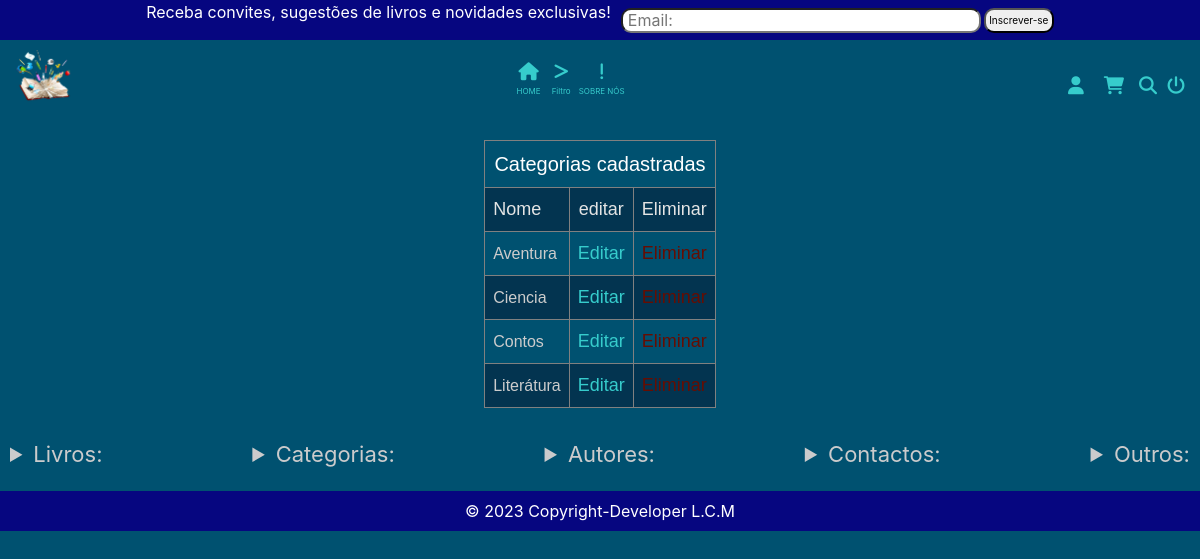
Screenshot of /categorias/cadastrados with the database file from the repository.
### tables this page shows
CREATE TABLE `categoria` (
  `id_categoria` int(6) NOT NULL,
  `nome` varchar(30) NOT NULL
);

### app/Controllers/Categorias.php (called while the page is built, shortened)
<?php
class Categorias extends Controller{
    public function __construct()
    {
        $this->categoriaModel = $this->model('Categoria');
    }
    public function cadastrados(){
        $dados = [
            'categorias' => $this->categoriaModel->lerCategorias()
        ];
        $this->view('categorias/cadastrados', $dados);
    }
}

### app/Libraries/Rota.php (called while the page is built, shortened)
<?php
class Rota{
    private $metodo = 'index';
    public function __construct()
    {
        $url = $this->url() ? $this->url() : [0];
        if(file_exists('../app/Controllers/'.ucwords($url[0]).'.php')):
            unset($url[0]);
        endif;
        $this->controlador = new $this->controlador;
        if(isset($url[1])):
            if(method_exists($this->controlador, $url[1])):
                $this->metodo = $url[1];
                unset($url[1]);
            endif;
        endif;
        $this->parametros = $url ? array_values($url) : [];
        call_user_func_array([$this->controlador, $this->metodo], $this->parametros);
    }
    private function url(){
        $url = filter_input(INPUT_GET,'url', FILTER_SANITIZE_URL);
        if(isset($url)):
            $url = trim(rtrim($url,'/'));
            $url = explode('/', $url);
            return $url;
        endif;
    }
}

### app/Libraries/Database.php (called while the page is built, shortened)
<?php
class Database {
    private $host = DB['HOST'];
    private $usuario = DB['USUARIO'];
    private $senha = DB['SENHA'];
    private $banco = DB['BANCO'];
    private $porta = DB['PORTA'];
    private $dbh;
    private $stmt;
    public function __construct()
    {
        $dsn = 'mysql:host='.$this->host.';port='.$this->porta.';dbname='.$this->banco;
        $opcoes = [
            PDO::ATTR_PERSISTENT => true,
            PDO::ATTR_ERRMODE => PDO::ERRMODE_EXCEPTION
        ];
        try {
            $this->dbh = new PDO($dsn, $this->usuario, $this->senha, $opcoes);
        } catch (PDOException $e) {
            print "Error!: ".$e->getMessage() . "<br/>";
            die();
        }
    }
    public function query($sql){
        $this->stmt = $this->dbh->prepare($sql);
    }
    public function executa(){
        return $this->stmt->execute();
    }
    public function resultados(){
        $this->executa();
        return $this->stmt->fetchAll(PDO::FETCH_OBJ);
    }
}

### app/Models/Categoria.php (called while the page is built, shortened)
<?php
class Categoria{
    private $db;
    public function __construct()
    {
        $this->db = new Database();
    }
    public function lerCategorias(){
        $this->db->query("SELECT * FROM categoria order by nome");
        return $this->db->resultados();
    }
}

### app/autoload.php (called while the page is built, shortened)
<?php
spl_autoload_register(function ($classe){
    $diretorios = [
        'Libraries',
        'Helpers'
    ];
    foreach($diretorios as $diretorio):
        $arquivo = (__DIR__.DIRECTORY_SEPARATOR.$diretorio.DIRECTORY_SEPARATOR.$classe.'.php');
    endforeach;
});

### app/Views/categorias/cadastrados.php (the view, shortened to what this page needs)
  <article style="display:flex; justify-content:center;">
  <section class="section_tbl_hist_pedidos" style="display: block;"> <table class="tbl_hist_pedidos" border="1">
  <thead>
    <tr class="tr_first"><td colspan="3">Categorias cadastradas</td></tr>
  <tr class="tr_cabecalho">
<td style="text-align: left;">Nome</td>
<td>editar</td>
<td>Eliminar</td>
  </tr>
 </thead>
   <tbody>
   <?php foreach($dados['categorias'] as $categoria): ?>
   <tr>
          <td style="text-align: left;"><?= $categoria->nome ?></td>
          <td ><form name="cadastrados" action="<?= URL.'/categorias/editar/'.$categoria->id_categoria ?>" method="post"><button class="btn_azul_claro" type="submit">Editar</button></form></td>
          <td> <form name="deletar" action="<?= URL.'/categorias/deletar/'.$categoria->id_categoria ?>" method="post">
   <button class="btn_deletar" type="submit">Eliminar</button></form></td>
            </tr>
            <?php endforeach ?>
   </tbody>
</table></section> </article>

### public/css/style.css (style rules this page uses)
* { margin: 0; padding: 0; text-decoration: none; transition: all ease 0.1s; }
html, body { scroll-behavior: smooth; }
body { background-color: rgb(0, 81, 112); }
.btn_azul_claro { color: rgb(54, 204, 204); background-color: transparent; border: none; font-size: 18px; }
.btn_deletar { color: rgb(102, 13, 2); background-color: transparent; border: none; font-size: 18px; }
.tbl_hist_pedidos { text-align: center; color: rgb(255, 255, 255); font-family: arial, sans-serif; border-collapse: collapse; margin: 10px; }
.tbl_hist_pedidos tr:nth-child(even) { background-color: #033450; }
.tbl_hist_pedidos td { padding: 8px; }
.section_tbl_hist_pedidos { display: flex; justify-content: center; }
.tr_first { font-size: 20px; }
.tr_cabecalho { color: rgb(228, 228, 228); font-size: 18px; }
.tbl_hist_pedidos tbody { color: rgb(204, 204, 204); }

### rows the page displays
categoria: nome "Aventura"
categoria: nome "Ciencia"
categoria: nome "Contos"
categoria: nome "Literátura"
